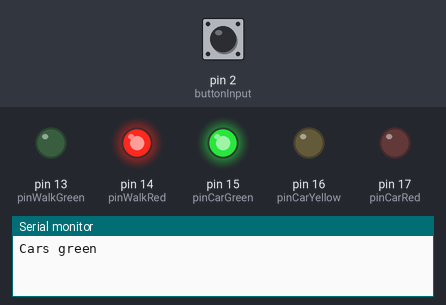
The sketch below on a simulated Arduino Uno, built with avr-gcc and run on an emulated ATmega328P. On the bench: output pins drawn as LEDs (lit = HIGH), the last lines printed to the serial monitor. The test bench sets the inputs (shaded band); at power-on: pin 2 (buttonInput) HIGH.

Above: at 1.2 s.
1.3 s: pin 2 (buttonInput) pulled LOW for 0.15 s
At 6.0 s:
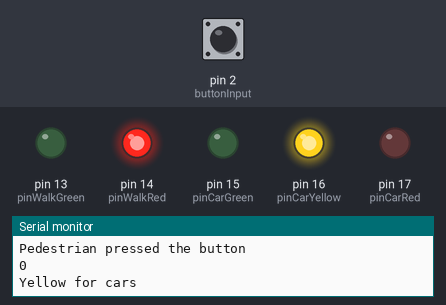
At 11.0 s:
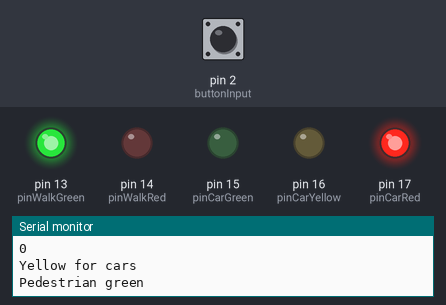
Timing chart, 0 to 20.0 s (numbered marks = the images above; inputs shaded):
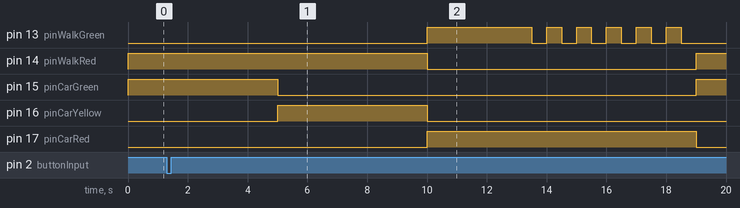

Measured:
- after the input at 1.3 s, pin 13 (pinWalkGreen): LOW → HIGH after 8.7 s, then repeats every 1.0 s: LOW 0.50 s, HIGH 0.50 s; pin 14 (pinWalkRed): HIGH → LOW after 8.7 s, → HIGH 9.0 s later

The sketch:

traffic-light.ino
```cpp
int pinCarRed=17;
int pinCarYellow=16;
int pinCarGreen=15;
int pinWalkRed=14;
int pinWalkGreen=13;
int buttonInput=2;

// System parameters
int yellowForCarsSeconds=5;
int yellowForPedestrianSeconds=5;
int carsGreenTimeoutSeconds=5;
int pdestrianGreenTimeoutSeconds=3;
int pedButtonPressed=0;

void setup()   {
  Serial.begin(38400);
  pinMode(buttonInput, INPUT);
  pinMode(pinCarRed, OUTPUT);
  pinMode(pinCarYellow, OUTPUT);
  pinMode(pinCarGreen, OUTPUT);
  pinMode(pinWalkRed, OUTPUT);
  pinMode(pinWalkGreen, OUTPUT);
  //carsCanGo();
  attachInterrupt(digitalPinToInterrupt(buttonInput), interrupted, FALLING);
}

void interrupted(){
  Serial.println("Pedestrian pressed the button");
  Serial.println(pedButtonPressed);
  pedButtonPressed=1;
}

void carsCanGo() {
  Serial.println("Cars green");
  digitalWrite(pinCarRed, LOW);
  digitalWrite(pinCarYellow, LOW);
  digitalWrite(pinCarGreen, HIGH);
  digitalWrite(pinWalkGreen, LOW);
  digitalWrite(pinWalkRed, HIGH);
  delay(carsGreenTimeoutSeconds * 1000);
  if (pedButtonPressed==1) {
    statusYellowForCars();
  }
}

void pedestrianCanGo() {
  Serial.println("Pedestrian green");
  pedButtonPressed=0;
  digitalWrite(pinCarRed, HIGH);
  digitalWrite(pinCarYellow, LOW);
  digitalWrite(pinCarGreen, LOW);
  digitalWrite(pinWalkGreen, HIGH);
  digitalWrite(pinWalkRed, LOW);
  delay(pdestrianGreenTimeoutSeconds * 1000);
  statusYellowForPedestrians();
}

void statusYellowForCars() {
  Serial.println("Yellow for cars");
  digitalWrite(pinCarRed, LOW);
  digitalWrite(pinCarYellow, HIGH);
  digitalWrite(pinCarGreen, LOW);
  digitalWrite(pinWalkGreen, LOW);
  digitalWrite(pinWalkRed, HIGH);
  delay(yellowForCarsSeconds * 1000);
  pedestrianCanGo();
}

void statusYellowForPedestrians() {
  Serial.println("Yellow for pedestrian");
  digitalWrite(pinCarRed, HIGH);
  digitalWrite(pinCarYellow, LOW);
  digitalWrite(pinCarGreen, LOW);
  // Walk green blink
  digitalWrite(pinWalkRed, LOW);
  blinkForXMilliSeconds(pinWalkGreen, 500, 500, yellowForPedestrianSeconds * 1000);
  carsCanGo();
}

void blinkForXMilliSeconds(int led, long onTimeMS, long offTimeMS, long blinkForMS) {
  unsigned long expirationTime = millis()+blinkForMS;
  while (millis() < expirationTime) {
      digitalWrite(led, HIGH);  // turn the LED on (HIGH is the voltage level)
      delay(onTimeMS);                  // wait
      digitalWrite(led, LOW);   // turn the LED off by making the voltage LOW
      delay(offTimeMS);                 // wait
  }
}

void loop()
{
  carsCanGo();
  delay(50);
}
```
